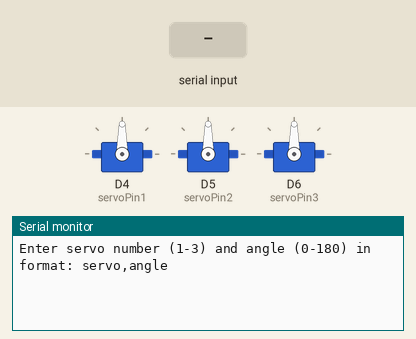
A sketch run on a simulated ESP8266 (NodeMCU). On the bench: 3 × servo, the last lines printed to the serial monitor. The inputs (shaded band) are chosen by the test bench.

Above: at 1.2 s.
1.3 s: "90,45\n" received over Serial
At 1.6 s:
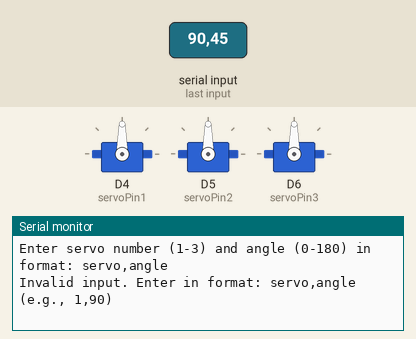
2.8 s: "1\n" received over Serial
At 3.9 s:
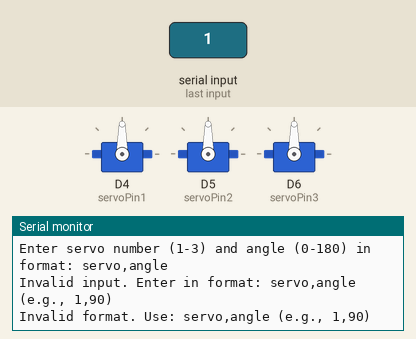
4.3 s: "1,90\n" received over Serial
At 5.1 s:
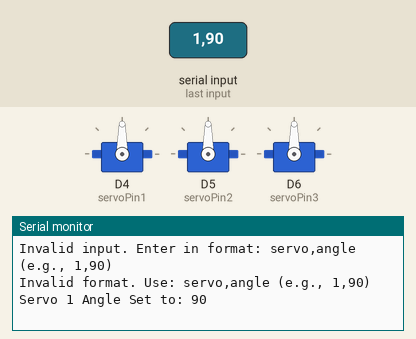

Measured:
- after the input at 1.3 s, the serial monitor: prints a new line at once (image 1)
- after the input at 2.8 s, the serial monitor: prints a new line at once (image 2)
- after the input at 4.3 s, the serial monitor: prints a new line at once (image 3)

The sketch:

servo_test.ino
```cpp
#include <ESP8266WiFi.h>
#include <Servo.h>

// Create Servo objects
Servo servo1, servo2, servo3;

// Define pins for the servos
const int servoPin1 = D4;
const int servoPin2 = D5;
const int servoPin3 = D6;

void setup() {
    // Start Serial Monitor
    Serial.begin(115200);

    // Attach the servos to the pins
    servo1.attach(servoPin1);
    servo2.attach(servoPin2);
    servo3.attach(servoPin3);

    Serial.println("Enter servo number (1-3) and angle (0-180) in format: servo,angle");
}

void loop() {
    if (Serial.available()) {
        String input = Serial.readStringUntil('\n'); // Read input from Serial Monitor
        input.trim(); // Remove any whitespace or newline characters

        int commaIndex = input.indexOf(',');
        if (commaIndex != -1) {
            String servoNumberStr = input.substring(0, commaIndex);
            String angleValueStr = input.substring(commaIndex + 1);

            int servoNumber = servoNumberStr.toInt();
            int angle = angleValueStr.toInt();

            if (servoNumber >= 1 && servoNumber <= 3 && angle >= 0 && angle <= 180) {
                // Set the appropriate servo
                if (servoNumber == 1) servo1.write(angle);
                else if (servoNumber == 2) servo2.write(angle);
                else if (servoNumber == 3) servo3.write(angle);

                Serial.print("Servo ");
                Serial.print(servoNumber);
                Serial.print(" Angle Set to: ");
                Serial.println(angle);
            } else {
                Serial.println("Invalid input. Enter in format: servo,angle (e.g., 1,90)");
            }
        } else {
            Serial.println("Invalid format. Use: servo,angle (e.g., 1,90)");
        }
    }
}
```
